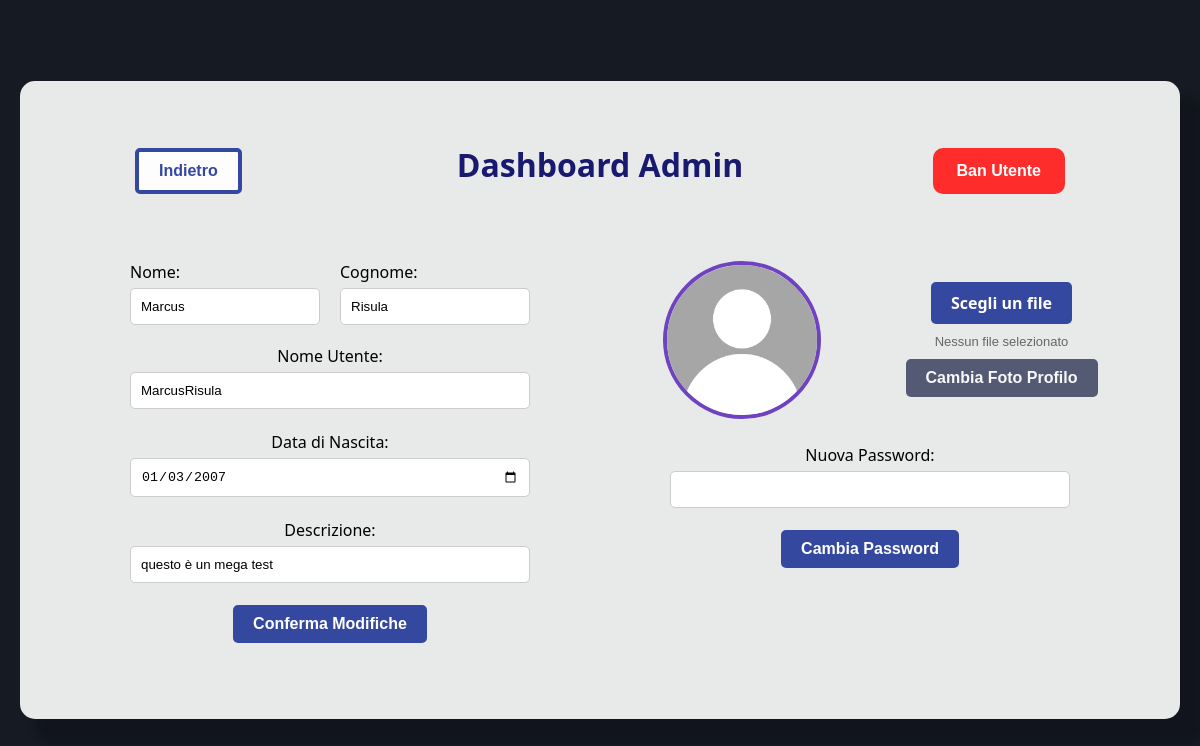
/ModificaAdmin.php?user=MarcusRisula (signed in), run on the app's committed database.
### tables this page shows
CREATE TABLE `utenti` (
  `Nome` varchar(15) NOT NULL,
  `Cognome` varchar(15) NOT NULL,
  `NomeUtente` varchar(15) NOT NULL,
  `DataNascita` date DEFAULT NULL,
  `Foto` varchar(300) NOT NULL DEFAULT 'Utente.png',
  `Descrizione` varchar(200) DEFAULT NULL,
  `Password` varchar(100) NOT NULL,
  `Livello` int(2) NOT NULL DEFAULT 1
);

### ModificaAdmin.php (the view, shortened to what this page needs)
<html>
    <head>
    </head>
<link rel="stylesheet" href="StileModifica.css">
<?php
    $accesso=$_SESSION['accesso'];
    $livello = $_SESSION['livello'];
    if(isset($_GET['user'])){
        $userPagina = $_GET['user'];
    }
    if($accesso!= 1){
        header("location: Index.php");
        exit;
    }else if($livello != 0){
        header("location: Asteria.php");
        exit;
    }
    else{
?>
    <body>
        <div class="main">
            <div class="title-wrapper">
                <div class="title">
                    <div class="IndietroDiv">
                        <button class="indietro" onclick="location.href='Profilo.php?user=<?=$userPagina?>'">Indietro</button>
                    </div>
                    <h1>Dashboard Admin</h1>
                    <div class="BanDiv">
                        <button class="ban" onclick="location.href='Ban.php?user=<?=$userPagina?>'">Ban Utente</button>
                    </div>
                </div>
                <div class="wrapper">
                    <div class="box left">
                        <form action="ModificaProfilo2.php?user=<?=$userPagina?>" method="POST" onsubmit="return controllo(event)" id="form">
                            <?php
                            include "Connessione.php";
                            if(isset($userPagina)){
                                try{
                                    $connessione = new PDO("mysql:host=$host;dbname=$db", $user, $password);
                                    $sql= "SELECT Nome, Cognome, NomeUtente, Descrizione, DataNascita, Foto, Password
                                            FROM utenti
                                            WHERE NomeUtente=?";
                                    $preparata = $connessione->prepare($sql);
                                    $preparata->execute([$userPagina]);
                                    if($preparata->rowCount() > 0){
                                        $ris = $preparata->fetchAll(PDO::FETCH_ASSOC);
                                        foreach ($ris as $riga) {
                            ?>
                            <div class="form-row">
                                <div class="form-group">
                                    <label for="nome">Nome:</label><br>
                                    <input type="text" name="nome" value="<?=$riga['Nome']?>">
                                </div>
                                <div class="form-group">
                                    <label for="cognome">Cognome:</label><br>
                                    <input type="text" name="cognome" value="<?=$riga['Cognome']?>">
                                </div>
                            </div>
                            <label for="utente">Nome Utente:</label><br>
                            <input type="text" name="utente" value="<?=$riga['NomeUtente']?>" onkeyup="controlloNome(this.value)" id="nomeutente"><br/><br/>
                            <label for="nascita">Data di Nascita:</label><br>
                            <input type="date" name="data" value="<?=$riga['DataNascita']?>"><br/><br/>
                            <label for="descrizione">Descrizione:</label><br>
                            <input type="text" name="descrizione" value="<?=$riga['Descrizione']?>"><br/><br/>
                            <input type="submit" value="Conferma Modifiche" id="ConfermaInfo">
                        </form>
                    </div>
                    <div class="box right">
                        <div class="alto">
                            <form action="CambiaFoto.php?user=<?=$userPagina?>" method="POST" class="formAlto" enctype="multipart/form-data">
                                <img src="UploadProfili/<?=$riga['Foto']?>" width="150" height="150" alt="FotoProfilo" id="foto">
                                <div class="upload-container">
                                    <label for="fileToUpload" class="custom-file-upload">Scegli un file</label>
                                    <span id="file-chosen">Nessun file selezionato</span>
                                    <input type="submit" value="Cambia Foto Profilo" id="ConfermaFoto" disabled>
                                </div>
                            </form>
                        </div>
                        <div class="basso">
                            <form method="POST" action="ModificaPassword.php?user=<?=$userPagina?>" class="formBasso" id="formPassword">
                                <label for="passwordNuova">Nuova Password:</label><br>
                                <input type="password" name="passwordNuova" id="passwordNuova"><br/><br/>
                                <input type="submit" value="Cambia Password" id="ConfermaPassword">
                            </form>
                        </div>
                    </div>
                </div>
            </div>
        <?php
                }
            }
            } catch(PDOException $e){
                die("Errore nella gestione del database $db: " . $e->getMessage());
            }
        }
        ?>
        </div>
    </body>
</html>
<?php
}
?>

### StileModifica.css (style rules this page uses)
body { background-color: #161a23; font-family: 'Segoe UI', Tahoma, Geneva, Verdana, sans-serif; margin: 0; padding: 0; display: flex; justify-content: center; align-items: center; height: 100vh; }
.main { background-color: rgba(255, 255, 255, 0.9); padding: 40px; border-radius: 15px; box-shadow: 20px 20px 7px 5px rgba(0, 0, 0, 0.2); display: flex; align-items: center; text-align: center; max-width: 1200px; width: 90%; margin: 0 auto; }
form, h1 { flex: 2; text-align: center; }
img { margin-left: 20px; margin-right: 20px; display: flex; align-items: center; justify-content: center; border-radius: 50%; border: 4px solid #6f42c1; color: #6a5acd; font-weight: bold; object-fit: cover; }
input[type="submit"] { background-color: #35489F; color: white; padding: 10px 20px; border: none; border-radius: 5px; cursor: pointer; font-size: 16px; font-weight: bold !important; transition: all 0.3s ease; }
input[type="submit"]:disabled { background-color: #161E44; cursor: not-allowed; opacity: 0.7; }
h1 { color: #191970; margin-bottom: 35px; text-align: center; flex:0; white-space: nowrap; }
.form-row { display: flex; justify-content: space-between; gap: 20px; margin-bottom: 20px; width: 80%; margin-left: auto; margin-right: auto; }
.form-group { flex: 1; text-align: left; }
input[type="text"], input[type="password"], input[type="date"] { width: 100%; padding: 10px; margin-top: 5px; border: 1px solid #ccc; border-radius: 5px; box-sizing: border-box; }
form > input[type="text"], form > input[type="password"], form > input[type="date"] { width: 80%; }
.title { margin-bottom: 20px; display: flex; align-items: center; }
.title-wrapper { width: 100%; display: block; }
.wrapper { display: flex; width: 100%; }
.box { flex: 1; padding: 20px; }
.alto { margin-bottom: 5%; }
.formAlto { display: flex; align-items: center; justify-content: space-around; flex-wrap: wrap; gap: 20px; }
.upload-container { display: flex; flex-direction: column; align-items: center; gap: 10px; }
.custom-file-upload { display: inline-block; background-color: #35489F; color: white; padding: 10px 20px; border-radius: 5px; cursor: pointer; font-size: 16px; font-weight: bold !important; transition: all 0.3s ease; white-space: nowrap; }
#file-chosen { margin: 0; font-family: sans-serif; color: #666; font-size: 13px; max-width: 150px; overflow: hidden; text-overflow: ellipsis; white-space: nowrap; }
.IndietroDiv, .vuoto { flex: 1; text-align: left; }
.BanDiv { flex: 1; text-align: right; }
.indietro { margin-left: 75px; background-color: rgba(255, 255, 255, 0.9); color: #35489F; padding: 10px 20px; border: 4px solid #35489F; border-radius: 5px; cursor: pointer; font-size: 16px; font-weight: bold !important; transition: all 0.3s ease; }
.ban { margin-right: 75px; background-color: #FF2C2C; color: #FFFFFF; padding: 10px 20px; border: 4px solid #FF2C2C; border-radius: 10px; cursor: pointer; font-size: 16px; font-weight: bold !important; transition: all 0.3s ease; }

### data on the page
utenti: nome "Marcus", cognome "Risula", utente "MarcusRisula", data "01/03/2007", descrizione "questo è un mega test", Foto (picture)
